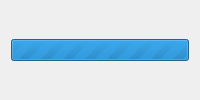
<?xml version="1.0" encoding="UTF-8"?>
<ui version="4.0">
 <class>running</class>
 <widget class="QDialog" name="running">
  <property name="windowModality"><enum>Qt::ApplicationModal</enum></property>
  <property name="geometry"><rect><x>0</x><y>0</y><width>0</width><height>0</height></rect></property>
  <property name="windowTitle"><string>Running Analysis...</string></property>
  <property name="windowIcon"><iconset><normaloff>:/misc/meta.png</normaloff>:/misc/meta.png</iconset></property>
  <property name="sizeGripEnabled"><bool>false</bool></property>
  <property name="modal"><bool>true</bool></property>
  <layout class="QVBoxLayout" name="verticalLayout">
   <item><widget class="QProgressBar" name="progress_bar"><property name="maximum"><number>0</number></property><property name="value"><number>-1</number></property><property name="alignment"><set>Qt::AlignCenter</set></property></widget></item>
  </layout>
 </widget>
 <resources><include location="images/icons.qrc"/></resources>
 <connections/>
</ui>
